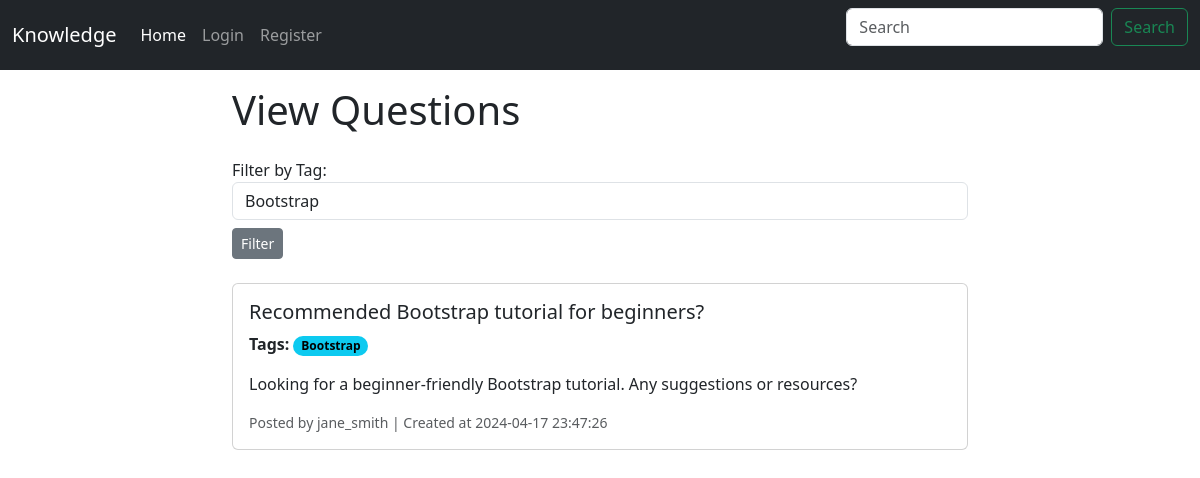
/index.php?tag=3, run on the app's committed database.
### tables this page shows
CREATE TABLE Question_Tags (
    question_id INT,
    tag_id INT,
    PRIMARY KEY (question_id, tag_id),
    FOREIGN KEY (question_id) REFERENCES Questions(question_id) ON DELETE NO ACTION,
    FOREIGN KEY (tag_id) REFERENCES Tags(tag_id) ON DELETE NO ACTION
);

CREATE TABLE Questions (
    question_id INT PRIMARY KEY AUTO_INCREMENT,
    user_id INT,
    title VARCHAR(255) NOT NULL,
    body TEXT NOT NULL,
    created_at TIMESTAMP DEFAULT CURRENT_TIMESTAMP,
    updated_at TIMESTAMP DEFAULT CURRENT_TIMESTAMP ON UPDATE CURRENT_TIMESTAMP,
    reputations INT,
    FOREIGN KEY (user_id) REFERENCES Users(user_id) ON DELETE CASCADE
);

CREATE TABLE Tags (
    tag_id INT PRIMARY KEY AUTO_INCREMENT,
    name VARCHAR(50) UNIQUE NOT NULL
);

CREATE TABLE Users (
    user_id INT PRIMARY KEY AUTO_INCREMENT,
    username VARCHAR(50) UNIQUE NOT NULL,
    email VARCHAR(100) UNIQUE NOT NULL,
    password VARCHAR(100) NOT NULL,
    photo VARCHAR(255),
    created_at TIMESTAMP DEFAULT CURRENT_TIMESTAMP,
    reputations INT,
    role ENUM('admin', 'user') NOT NULL DEFAULT 'user'
);

### Services/TagService.php (called while the page is built, shortened)
<?php
class TagService implements Service
{
    private $db;
    public function __construct()
    {
        $dbConnection = new DBConnection();
        $this->db = $dbConnection->getConnection();
    }
    public function getAll()
    {
        $query = "SELECT * FROM Tags";
        $stmt = $this->db->query($query);
        $tagDataArray = $stmt->fetchAll(PDO::FETCH_ASSOC);
        $tags = [];
        foreach ($tagDataArray as $tagData) {
            $tags[] = new Tag($tagData['tag_id'], $tagData['name']);
        }
        return $tags;
    }
    public function getTagsByQuestionID($questionID) {
        $query = "SELECT Tags.tag_id, Tags.name FROM Tags
                  INNER JOIN Question_Tags ON Tags.tag_id = Question_Tags.tag_id
                  WHERE Question_Tags.question_id = ?";
        $stmt = $this->db->prepare($query);
        $stmt->execute([$questionID]);
        $tagDataArray = $stmt->fetchAll(PDO::FETCH_ASSOC);
        $tags = [];
        foreach ($tagDataArray as $tagInfo) {
            $tags[] = new Tag($tagInfo['tag_id'], $tagInfo['name']);
        }
        return $tags;
    }
}

### Utils/DBConnection.php (called while the page is built, shortened)
<?php
class DBConnection
{
    private string $host = 'localhost';
    private string $db_name = 'se-project';
    private string $username = 'root';
    private string $password = '';
    public function getConnection()
    {
        $this->conn = null;
        try {
            $this->conn = new PDO("mysql:host={$this->host};dbname={$this->db_name}", $this->username, $this->password);
            $this->conn->setAttribute(PDO::ATTR_ERRMODE, PDO::ERRMODE_EXCEPTION);
        } catch (PDOException $exception) {
            echo "Connection error: " . $exception->getMessage();
        }
        return $this->conn;
    }
}

### Models/Tag.php (called while the page is built, shortened)
<?php
class Tag {
    public int $tag_id;
    public string $name;
    public function __construct(int $tag_id, string $name) {
        $this->tag_id = $tag_id;
        $this->name = $name;
    }
    public function getTagId(): int {
        return $this->tag_id;
    }
    public function getName(): string {
        return $this->name;
    }
}

### Services/QuestionService.php (called while the page is built, shortened)
<?php
class QuestionService implements Service
{
    private $db;
    public function __construct()
    {
        $dbConnection = new DBConnection();
        $this->db = $dbConnection->getConnection();
    }
    public function getQuestionsByTagID($tagID)
    {
        $query = "SELECT * FROM Questions INNER JOIN Question_Tags ON Questions.question_id = Question_Tags.question_id WHERE Question_Tags.tag_id = ?";
        $stmt = $this->db->prepare($query);
        $stmt->execute([$tagID]);
        $questionDataArray = $stmt->fetchAll(PDO::FETCH_ASSOC);
        $questions = [];
        foreach ($questionDataArray as $questionInfo) {
            $questions[] = new Question($questionInfo['question_id'], $questionInfo['user_id'], $questionInfo['title'],
                                        $questionInfo['body'], $questionInfo['created_at'], $questionInfo['updated_at'],
                                        $questionInfo['reputations']);
        }
        return $questions;
    }
}
?>

### Models/Question.php (called while the page is built, shortened)
<?php
class Question {
    public int $question_id;
    public int $user_id;
    public string $title;
    public string $body;
    public string $created_at;
    public function __construct(int $question_id, int $user_id, string $title, string $body, string $created_at, string $updated_at, int $reputations) {
        $this->question_id = $question_id;
        $this->user_id = $user_id;
        $this->title = $title;
        $this->body = $body;
        $this->created_at = $created_at;
    }
    public function getQuestionId(): int {
        return $this->question_id;
    }
    public function getUserId(): int {
        return $this->user_id;
    }
    public function getTitle(): string {
        return $this->title;
    }
    public function getBody(): string {
        return $this->body;
    }
    public function getCreatedAt(): string {
        return $this->created_at;
    }
}

### Services/UserService.php (called while the page is built, shortened)
<?php
class UserService implements Service
{
    private $db;
    public function __construct()
    {
        $dbConnection = new DBConnection();
        $this->db = $dbConnection->getConnection();
    }
    public function getById(int $id): ?User
    {
        try {
            $query = "SELECT * FROM Users WHERE user_id = :user_id";
            $stmt = $this->db->prepare($query);
            $stmt->execute(['user_id' => $id]);
            $userData = $stmt->fetch(PDO::FETCH_ASSOC);
            if ($userData) {
                return new User(
                    $userData['user_id'],
                    $userData['username'],
                    $userData['email'],
                    $userData['password'],
                    $userData['photo'],
                    $userData['created_at'],
                    $userData['reputations'],
                    $userData['role']
                );
            }
            return null;
        } catch (\PDOException $e) {
            throw new \Exception("Error fetching user by ID: " . $e->getMessage());
        }
    }
}

### Models/User.php (called while the page is built, shortened)
<?php
class User {
    public function __construct(int $user_id, string $username, string $email, string $password, ?string $photo, string $created_at, int $reputations, string $role) {
        $this->username = $username;
    }
}

### index.php (the view, shortened to what this page needs)
<?php
require_once __DIR__."/partials/header.php";
$questionService = new QuestionService();
$questions = $questionService->getAll();
$tagService = new TagService();
$tags = $tagService->getAll();
$userService = new UserService();
$selected_tag_id = isset($_GET['tag']) ? $_GET['tag'] : null;
if ($selected_tag_id) {
    $questions = $questionService->getQuestionsByTagID($selected_tag_id);
} else {
    $questions = $questionService->getAll();
}
?>
<div class="container mt-3">
    <div class="row justify-content-center">
        <div class="col-md-8">
            <h1 class="mb-4">View Questions</h1>
            <form action="index.php" method="get" class="mb-4">
                <div class="form-group mb-2">
                    <label for="tag">Filter by Tag:</label>
                    <select class="form-control" id="tag" name="tag">
                        <?php foreach ($tags as $tag): ?>
                            <option value="<?php echo $tag->getTagID(); ?>" <?php echo ($selected_tag_id == $tag->getTagID()) ? 'selected' : ''; ?>><?php echo $tag->getName(); ?></option>
                        <?php endforeach; ?>
                    </select>
                </div>
                <button type="submit" class="btn btn-secondary btn-sm">Filter</button>
            </form>
            <?php foreach ($questions as $question): ?>
            <div class="card mb-4">
                <div class="card-body">
                    <h5 class="card-title"><?php echo $question->getTitle(); ?></h5>
                    <p class="card-text"><strong>Tags:</strong>
                        <?php foreach ($tagService->getTagsByQuestionID($question->getQuestionID()) as $tag): ?>
                            <span class="badge rounded-pill text-bg-info"><?php echo $tag->getName(); ?></span>
                        <?php endforeach; ?>
                    </p>
                    <p class="card-text"><?php echo $question->getBody(); ?></p>
                    <p class="card-text"><small class="text-muted">Posted by <?php echo $userService->getById($question->getUserID())->username; ?> | Created at <?php echo $question->getCreatedAt(); ?></small></p>
                </div>
            </div>
            <?php endforeach; ?>
        </div>
    </div>
</div>

### data on the page
question_tags: question.title "Recommended Bootstrap tutorial for beginners?", question.body "Looking for a beginner-friendly Bootstrap tutorial. Any suggestions or resources?", question.role "jane_smith", question.created_at "2024-04-17 23:47:26"
tags: name "Bootstrap"

### other printed values
form field tag "Bootstrap"
